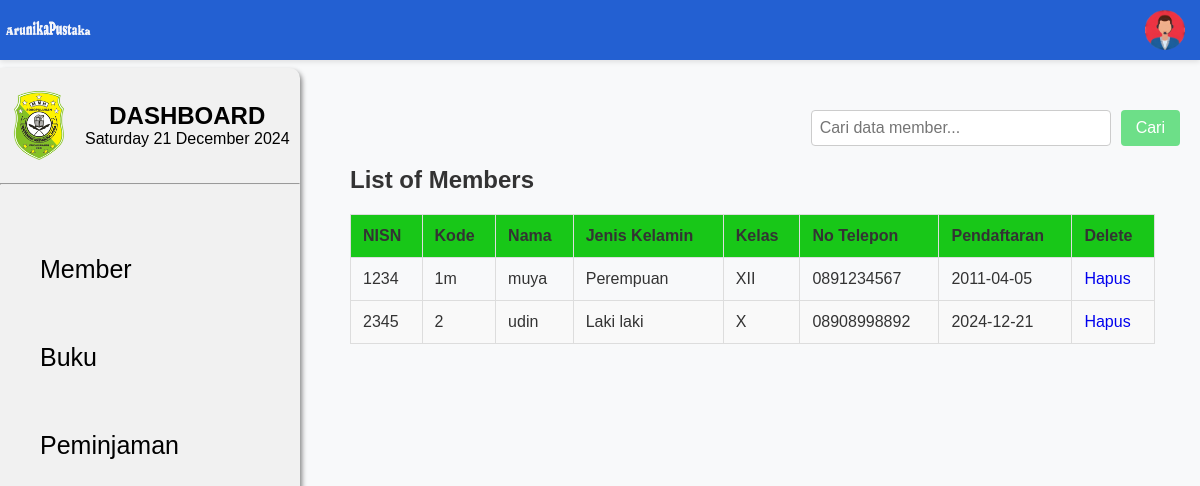
/Layout/dashboardAdmin/member/member.php (signed in), run on the app's committed database.
### tables this page shows
CREATE TABLE `member` (
  `nisn` int NOT NULL,
  `kode_member` varchar(12) NOT NULL,
  `nama` varchar(255) NOT NULL,
  `password` varchar(255) NOT NULL,
  `jenis_kelamin` varchar(20) NOT NULL,
  `kelas` varchar(5) NOT NULL,
  `no_tlp` varchar(15) NOT NULL,
  `tgl_pendaftaran` date NOT NULL
);

### data/config.php (called while the page is built, shortened)
<?php
$host = "localhost";
$username = "root";
$password = "";
$db_name = "perpustakaan";
$connection = mysqli_connect($host, $username, $password, $db_name);
function queryReadData($query, $params = [], $param_types = "") {
    global $connection;
    if (empty($params)) {
        $result = $connection->query($query);
    }
    if ($result->num_rows > 0) {
        return $result->fetch_all(MYSQLI_ASSOC);
    } else {
        return [];
    }
}
?>

### Layout/dashboardAdmin/member/member.php (the view, shortened to what this page needs)
<?php
require "../../../data/config.php";
$member = queryReadData("SELECT * FROM member");
?>
<!DOCTYPE html>
<html lang="id">
<head>
    <link rel="stylesheet" href="/styles/users-admin.css">
</head>
<body>
    <nav class="navbar">
        <div class="container-fluid p-3">
            <a class="navbar-brand" href="#">
                <img src="/images/logoNav.png" alt="logo" width="120px">
            </a>
            <div class="dropdown">
                <button style="border: none; background-color: transparent;" class="btn-dropdown" onclick="toggleDropdown()">
                    <img src="/images/adminLogo.png" alt="adminLogo" width="40px">
                </button>
            </div>
        </div>
    </nav>
    <aside>
        <div class="sidebar">
            <main class="logo-utama">
                <img style="width: 20%;" src="/images/logo.png" alt="">
                <div class="utama">
                    <h2>DASHBOARD</h2>
                    <?php
                    $day = date('l');
                    $dayOfMonth = date('d');
                    $month = date('F');
                    $year = date('Y');
                    ?>
                    <span><?php echo "$day $dayOfMonth $month $year"; ?></span>
                </div>
            </main>
            <hr>
            <ul>
                <a href="/Layout/dashboardAdmin/member/member.php">Member</a>
                <a href="/Layout/dashboardAdmin/buku/daftarBuku.php">Buku</a>
                <a href="/Layout/dashboardAdmin/peminjaman/peminjamanBuku.php/">Peminjaman</a>
            </ul>
        </div>
    </aside>
    <main class="main-content">
        <form action="" method="post" class="search-form">
            <input class="search-input" type="text" name="keyword" id="keyword" placeholder="Cari data member...">
            <button class="search-button" type="submit" name="search">Cari</button>
        </form>
        <section class="table-section">
            <h2>List of Members</h2>
            <div class="table-container">
                <table class="data-table">
                    <thead>
                        <tr>
                            <th>NISN</th>
                            <th>Kode</th>
                            <th>Nama</th>
                            <th>Jenis Kelamin</th>
                            <th>Kelas</th>
                            <th>No Telepon</th>
                            <th>Pendaftaran</th>
                        <th>Delete</th>
                    </tr>
                </thead>
                <tbody>
                    <?php foreach ($member as $item): ?>
                        <tr>
                            <td><?= htmlspecialchars($item["nisn"]); ?></td>
                            <td><?= htmlspecialchars($item["kode_member"]); ?></td>
                            <td><?= htmlspecialchars($item["nama"]); ?></td>
                            <td><?= htmlspecialchars($item["jenis_kelamin"]); ?></td>
                            <td><?= htmlspecialchars($item["kelas"]); ?></td>
                            <td><?= htmlspecialchars($item["no_tlp"]); ?></td>
                            <td><?= htmlspecialchars($item["tgl_pendaftaran"]); ?></td>
                            <td>
                                <a href="deleteMember.php?id=<?= urlencode($item["nisn"]); ?>" class="delete-button"
                                onclick="return confirm('Yakin ingin menghapus data member?');">Hapus</a>
                            </td>
                        </tr>
                    <?php endforeach; ?>
                </tbody>
            </table>
        </div>
    </main>
</body>
</html>

### styles/users-admin.css (style rules this page uses)
* { margin: 0; padding: 0; box-sizing: border-box; }
body { font-family: Arial, sans-serif; background-color: #f8f9fa; color: #333; }
section { width: calc(100% - 330px); margin-left: 330px; margin-top: 19px; }
img { margin-right: 15px; }
aside { position: fixed; top: 53px; display: flex; flex-direction: column; }
.sidebar { background-color: #f1f1f1; width: 300px; border-radius: 0 10px 10px 0; margin-top: 15px; box-shadow: 2px 3px 5px #858585; height: 94vh; }
a { text-decoration: none; }
.sidebar a { color: black; padding: 20px 0 20px 0; padding-left: 40px; font-size: 25px; transition: background 0.5s; }
.sidebar ul { margin-top: 50px; display: flex; flex-direction: column; gap: 19px; }
.logo-utama { display: flex; align-items: center; }
.logo-utama img { margin-top: 20px; margin-bottom: 20px; margin-left: 10px; }
.utama { text-align: center; }
.utama h2, .utama span { color: black; }
table { width: 97%; border-collapse: collapse; margin: 20px 0; }
th, td { padding: 12px; text-align: left; border: 1px solid #ddd; }
th { background-color: rgb(24, 199, 24); }
tr:nth-child(even) { background-color: #f9f9f9; }
.main-content { padding: 20px; margin-top: 30px; }
.search-form { display: flex; justify-content: flex-end; margin-bottom: 20px; }
.search-input { padding: 8px; font-size: 16px; width: 300px; border: 1px solid #ccc; border-radius: 4px; }
.search-button { padding: 8px 15px; font-size: 16px; margin-left: 10px; background-color: #6ddf88; color: white; border: none; border-radius: 4px; }
.navbar-brand img { margin: 0; }
.navbar { background-color: rgb(35, 96, 210); top: 0; width: 100%; z-index: 1000; box-shadow: 0 2px 5px rgba(0, 0, 0, 0.1); }
.navbar-brand img { max-width: 100px; }
.dropdown { padding-top: 10px; float: right; position: relative; }

### data on the page
member: nisn "1234", kode_member "1m", nama "muya", jenis_kelamin "Perempuan", kelas "XII", no_tlp "0891234567", tgl_pendaftaran "2011-04-05"
member: nisn "2345", kode_member "2", nama "udin", jenis_kelamin "Laki laki", kelas "X", no_tlp "08908998892", tgl_pendaftaran "2024-12-21"
